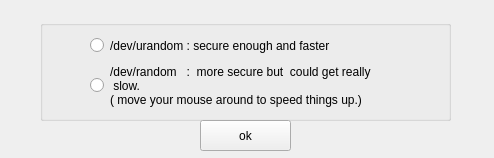
<?xml version="1.0" encoding="UTF-8"?>
<ui version="4.0">
 <class>rngselector</class>
 <widget class="QWidget" name="rngselector">
  <property name="geometry">
   <rect>
    <x>0</x>
    <y>0</y>
    <width>494</width>
    <height>158</height>
   </rect>
  </property>
  <property name="windowTitle">
   <string>select a device to use to generate random data</string>
  </property>
  <widget class="QGroupBox" name="groupBox">
   <property name="geometry">
    <rect>
     <x>40</x>
     <y>20</y>
     <width>411</width>
     <height>101</height>
    </rect>
   </property>
   <property name="title">
    <string/>
   </property>
   <widget class="QRadioButton" name="rbUrandom">
    <property name="geometry">
     <rect>
      <x>50</x>
      <y>10</y>
      <width>381</width>
      <height>31</height>
     </rect>
    </property>
    <property name="text">
     <string>/dev/urandom : secure enough and faster</string>
    </property>
   </widget>
   <widget class="QRadioButton" name="rbRandom">
    <property name="geometry">
     <rect>
      <x>50</x>
      <y>40</y>
      <width>321</width>
      <height>51</height>
     </rect>
    </property>
    <property name="text">
     <string>/dev/random   :  more secure but  could get really
 slow.
( move your mouse around to speed things up.)</string>
    </property>
   </widget>
  </widget>
  <widget class="QPushButton" name="pbOk">
   <property name="geometry">
    <rect>
     <x>200</x>
     <y>120</y>
     <width>91</width>
     <height>31</height>
    </rect>
   </property>
   <property name="text">
    <string>ok</string>
   </property>
  </widget>
 </widget>
 <resources/>
 <connections/>
</ui>
